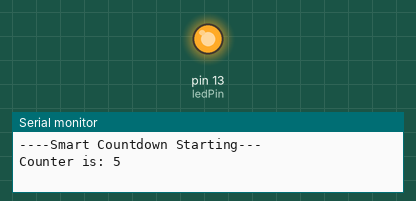
A sketch run on a simulated Arduino Uno, built with avr-gcc and run on an emulated ATmega328P. Shown: output pins drawn as LEDs (lit = HIGH), the last lines printed to the serial monitor.

Above: at 0.1 s.
At 18.6 s:
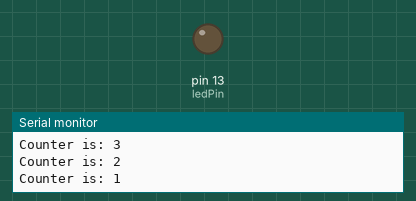
Timing chart, 0 to 20.1 s (numbered marks = the images above):
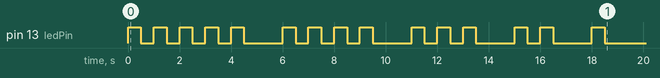

The sketch:

Assignment_1_Master_Nuel_Sitsofe_Teyi.ino
```cpp
int ledPin = 13;
int startValue = 5;

//LED Flash
void flashLED (int times){
  int flash = 0;

  while (flash < times){
    digitalWrite (ledPin, HIGH);
    delay (500);
    digitalWrite (ledPin, LOW);
    delay (500);

    flash ++;
  }
}

void setup() {
  pinMode (ledPin, OUTPUT);
  Serial.begin (9600);

  Serial.println ("----Smart Countdown Starting---");
   int count = startValue;

   while (count > 0){
   Serial.print ("Counter is: ");
   Serial.println (count);

   //Blinking the LED
   flashLED (count);

   delay (1000);
   count--;
   }

   Serial.println ("---Countdown Complete---");
}

void loop() {
  // put your main code here, to run repeatedly:

}
```
